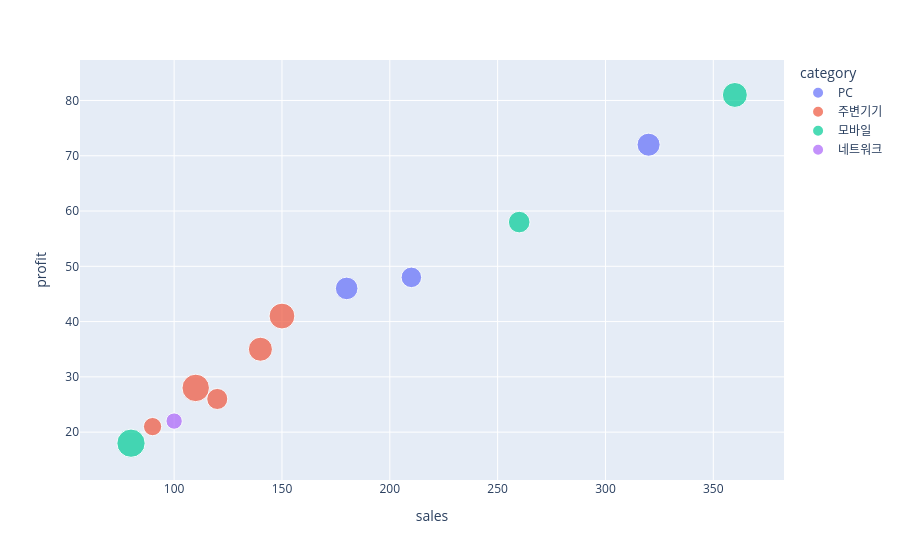

The code cell stored with this chart in its notebook:
### Code cell
fig = px.scatter(
    df,
    x='sales',
    y='profit',
    size='customers',
    color='category',
    # size_max=50,
    hover_name='product'
)

fig.show()

### Figure 1 — Plotly figure (JSON) as saved in the notebook; plotly's stock layout.template omitted (floating-point values rounded to 4 significant figures)
{"data": [{"hovertemplate": "<b>%{hovertext}</b><br><br>category=PC<br>sales=%{x}<br>profit=%{y}<br>customers=%{marker.size}<extra></extra>", "hovertext": ["노트북", "모니터", "SSD"], "legendgroup": "PC", "marker": {"color": "#636efa", "size": [120, 95, 115], "sizemode": "area", "sizeref": 0.45, "symbol": "circle"}, "mode": "markers", "name": "PC", "orientation": "v", "showlegend": true, "x": [320, 210, 180], "xaxis": "x", "y": [72, 48, 46], "yaxis": "y", "type": "scatter"}, {"hovertemplate": "<b>%{hovertext}</b><br><br>category=주변기기<br>sales=%{x}<br>profit=%{y}<br>customers=%{marker.size}<extra></extra>", "hovertext": ["키보드", "마우스", "헤드셋", "웹캠", "스피커"], "legendgroup": "주변기기", "marker": {"color": "#EF553B", "size": [150, 170, 130, 75, 100], "sizemode": "area", "sizeref": 0.45, "symbol": "circle"}, "mode": "markers", "name": "주변기기", "orientation": "v", "showlegend": true, "x": [150, 110, 140, 90, 120], "xaxis": "x", "y": [41, 28, 35, 21, 26], "yaxis": "y", "type": "scatter"}, {"hovertemplate": "<b>%{hovertext}</b><br><br>category=모바일<br>sales=%{x}<br>profit=%{y}<br>customers=%{marker.size}<extra></extra>", "hovertext": ["태블릿", "스마트폰", "충전기"], "legendgroup": "모바일", "marker": {"color": "#00cc96", "size": [105, 140, 180], "sizemode": "area", "sizeref": 0.45, "symbol": "circle"}, "mode": "markers", "name": "모바일", "orientation": "v", "showlegend": true, "x": [260, 360, 80], "xaxis": "x", "y": [58, 81, 18], "yaxis": "y", "type": "scatter"}, {"hovertemplate": "<b>%{hovertext}</b><br><br>category=네트워크<br>sales=%{x}<br>profit=%{y}<br>customers=%{marker.size}<extra></extra>", "hovertext": ["공유기"], "legendgroup": "네트워크", "marker": {"color": "#ab63fa", "size": [60], "sizemode": "area", "sizeref": 0.45, "symbol": "circle"}, "mode": "markers", "name": "네트워크", "orientation": "v", "showlegend": true, "x": [100], "xaxis": "x", "y": [22], "yaxis": "y", "type": "scatter"}], "layout": {"xaxis": {"anchor": "y", "domain": [0.0, 1.0], "title": {"text": "sales"}}, "yaxis": {"anchor": "x", "domain": [0.0, 1.0], "title": {"text": "profit"}}, "legend": {"title": {"text": "category"}, "tracegroupgap": 0, "itemsizing": "constant"}, "margin": {"t": 60}}}
